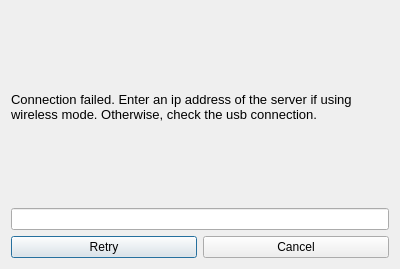
<?xml version="1.0" encoding="UTF-8"?>
<ui version="4.0">
 <class>ConnectionErrorDialog</class>
 <widget class="QDialog" name="ConnectionErrorDialog">
  <property name="geometry">
   <rect>
    <x>0</x>
    <y>0</y>
    <width>400</width>
    <height>269</height>
   </rect>
  </property>
  <property name="windowTitle">
   <string>Connection Error</string>
  </property>
  <layout class="QVBoxLayout" name="verticalLayout">
   <item>
    <widget class="QLabel" name="label">
     <property name="font">
      <font>
       <pointsize>10</pointsize>
      </font>
     </property>
     <property name="text">
      <string>Connection failed. Enter an ip address of the server if using wireless mode. Otherwise, check the usb connection.</string>
     </property>
     <property name="wordWrap">
      <bool>true</bool>
     </property>
    </widget>
   </item>
   <item>
    <widget class="QLineEdit" name="addressText"/>
   </item>
   <item>
    <layout class="QHBoxLayout" name="horizontalLayout">
     <item>
      <widget class="QPushButton" name="retryButton">
       <property name="text">
        <string>Retry</string>
       </property>
      </widget>
     </item>
     <item>
      <widget class="QPushButton" name="cancelButton">
       <property name="text">
        <string>Cancel</string>
       </property>
      </widget>
     </item>
    </layout>
   </item>
  </layout>
 </widget>
 <resources/>
 <connections/>
</ui>
